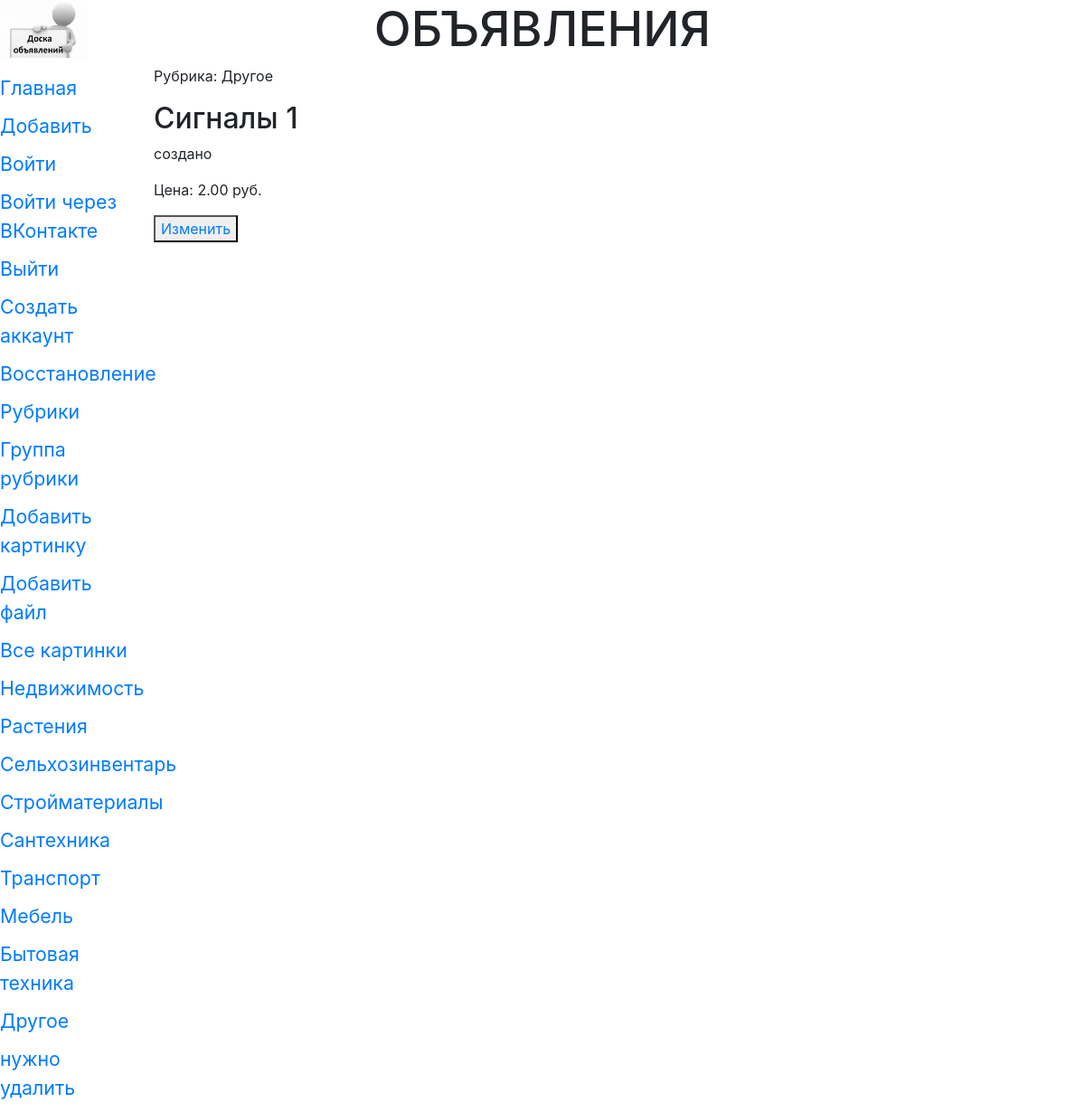
The page /bboard/detail/14/ on the database its author committed.
### bboard/models.py (models this page shows, shortened)
class Rubric (models.Model):#клас рубрик
    name = models.CharField(max_length=20, db_index=True, verbose_name='Название')
    order = models.SmallIntegerField(default=0, db_index=True)
    class Meta:
        verbose_name_plural = 'Рубрики'
        verbose_name = 'Рубрика'
        ordering = ['order', 'name']

class Bb(models.Model):#описание полей базы данных (таблица)
    title = models.CharField(max_length=50, verbose_name='Товар',
            validators=[validators.RegexValidator(regex='^.{4,}$')],
            error_messages={'invalid': 'Неправильное название товара'})#добавим валидатор по регулярному выражению
    content = models.TextField(null=True, blank=True, verbose_name='Описание',)
    price = models.FloatField(null=True, blank=True, verbose_name='Цена',
            validators=[validate_even,])#добавили свой валидатор MinMaxValueValidator(1,999999)
    published = models.DateTimeField(auto_now_add=True,db_index=True, verbose_name='Опубликовано')
    rubric = models.ForeignKey('Rubric', null=True,
    on_delete=models.PROTECT, verbose_name='Рубрика')#еще одно поле рубрика, foreignKey поле Первичной модели, 1-ссылка на класс,2 поле не обяз,3 защита от удаления всех полей рубрики какойлибо
    class Meta:#параметры полей и моделей(представление в человеческом виде-ед и мн число и порядок)
        verbose_name_plural = 'Объявления'
        verbose_name = 'Объявление'
        ordering = ['-published','title']#порядок сортировки
        unique_together = (
            ('title', 'published'),
            ('title', 'price', 'rubric')
        )#теперь поля товара и даты должны быть уникальны
        get_latest_by = '-published'
    def title_and_price(self):# функция для функционального поля, выводит название и цену или название
        if self.price:
            return '%s (%.2f)' %(self.title, self.price)
        else:
            return self.title
    title_and_price.short_description = 'Название и цена'

### bboard/views.py (the view)
# urls.py: path('detail/<int:pk>/', BBDetailView.as_view(), name='detail'),
class BBDetailView(DetailView):#сведения о выбранном объявлении(код очень компактен), добавим дату
    model = Bb
    def get_context_data(self, *args, **kwargs):
        context = super().get_context_data(*args, **kwargs)
        context['rubrics'] = Rubric.objects.all()
        return context

### bboard/templatetags/filtersandtags.py (called while the page is built)
def currency (value, name='руб.'):
    return '%1.2f %s' %(value, name)

### bboard/templates/bboard/bb_detail.html (shortened to what this page needs)
{% extends "layout/basic.html" %}
{% load filtersandtags %}
{% block content %}
<p>Рубрика: {{ bb.rubric.name }}</p>
<h2>{{ bb.title }}</h2>
<p>{{bb.content}}</p>
<p>Цена: {{ bb.price|currency }}</p>
<button><a href="{% url 'edit' pk=bb.pk %}">Изменить</a></button>
{% endblock %}

### bboard/templates/layout/basic.html (shortened to what this page needs)
{% load static %}
{% load bootstrap4 %}
{% load cache %}
<!DOCTYPE html>
<html>
    <head>
        <link rel="stylesheet" type="text/css" href="{% static 'bboard/style.css' %}">
        {% bootstrap_css %}
    </head>
    <body>
        <header>
            <h1>Объявления</h1>
        </header>
        {% cache 300 navbar %}
        <nav>
            <a href="{% url 'index' %}">Главная</a>
            <a href="{% url 'add' %}">Добавить</a>
            <a href="{% url 'login' %}">Войти</a>
            <a href="{% url 'social:begin' 'vk-oauth2' %}">Войти через ВКонтакте</a>
            <a href="{% url 'logout' %}">Выйти</a>
            <a href="{% url 'add_user' %}">Создать аккаунт</a>
            <a href="{% url 'password_reset' %}">Восстановление</a>
            <a href="{% url 'rubrics' %}">Рубрики</a>
            <a href="{% url 'rubrics_formset' %}">Группа рубрики</a>
            <a href="{% url 'add_img' %}">Добавить картинку</a>
            <a href="{% url 'add_file' %}">Добавить файл</a>
            <a href="{% url 'all_img' %}">Все картинки</a>
            {% for rubric in rubrics %}
            <a href="{{ rubric.get_absolute_url }}">{{ rubric.name }}</a>
            {% endfor %}
        </nav>
        {% endcache %}
        <section>
        {% block content %}
        {% endblock %}
        </section>
    </body>
</html>

### bboard/static/bboard/style.css (style rules this page uses)
header h1 { font-size: 40pt; text-transform: uppercase; text-align: center; background: url("bg.jpg") left/auto 100% no-repeat; }
nav { font-size: 16pt; width: 150px; float: left; }
nav a { display: block; margin: 10px 0px; }
section { margin-left: 170px; }

### rows shown on the page
Rubric: name "Недвижимость"
Rubric: name "Растения"
Rubric: name "Сельхозинвентарь"
Rubric: name "Стройматериалы"
Rubric: name "Сантехника"
Rubric: name "Транспорт"
Rubric: name "Мебель"
Rubric: name "Бытовая техника"
Rubric: name "Другое"
Rubric: name "нужно удалить"
Bb: rubric.name "Другое", title "Сигналы 1", content "создано", price "2.00 руб."
